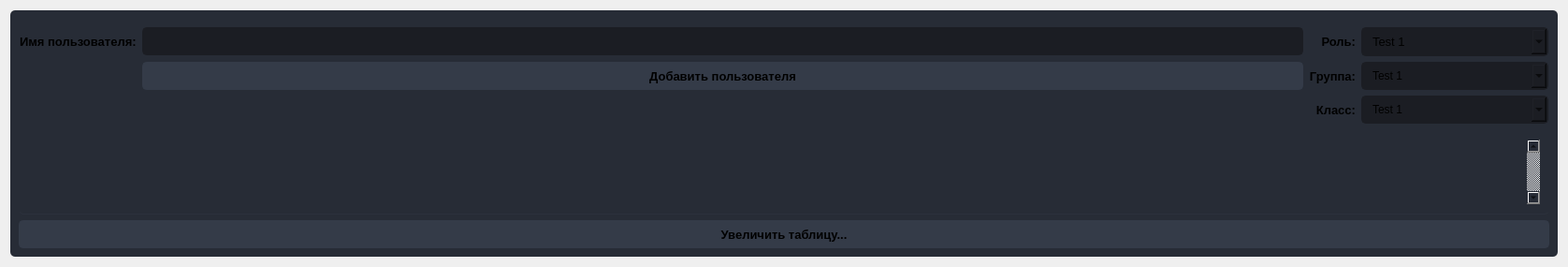
                  <widget class="QWidget" name="page_admin">
                   <layout class="QVBoxLayout" name="verticalLayout_8">
                    <item>
                     <widget class="QFrame" name="frame_4">
                      <property name="minimumSize">
                       <size>
                        <width>0</width>
                        <height>150</height>
                       </size>
                      </property>
                      <property name="styleSheet">
                       <string notr="true">background-color: rgb(39, 44, 54);
border-radius: 5px;</string>
                      </property>
                      <property name="frameShape">
                       <enum>QFrame::StyledPanel</enum>
                      </property>
                      <property name="frameShadow">
                       <enum>QFrame::Raised</enum>
                      </property>
                      <layout class="QVBoxLayout" name="verticalLayout_13">
                       <item>
                        <widget class="QFrame" name="grid_5">
                         <layout class="QGridLayout" name="gridLayout_5">
                          <property name="leftMargin">
                           <number>1</number>
                          </property>
                          <property name="rightMargin">
                           <number>1</number>
                          </property>
                          <property name="bottomMargin">
                           <number>1</number>
                          </property>
                          <property name="spacing">
                           <number>6</number>
                          </property>
                          <item row="2" column="2">
                           <widget class="QLineEdit" name="edit_users_name">
                            <property name="minimumSize">
                             <size>
                              <width>0</width>
                              <height>30</height>
                             </size>
                            </property>
                            <property name="sizeIncrement">
                             <size>
                              <width>0</width>
                              <height>0</height>
                             </size>
                            </property>
                            <property name="baseSize">
                             <size>
                              <width>0</width>
                              <height>0</height>
                             </size>
                            </property>
                            <property name="font">
                             <font>
                              <family>Segoe UI</family>
                              <pointsize>10</pointsize>
                             </font>
                            </property>
                            <property name="styleSheet">
                             <string notr="true">QLineEdit {
	background-color: rgb(27, 29, 35);
	border-radius: 5px;
	border: 2px solid rgb(27, 29, 35);
	padding-left: 10px;
}
QLineEdit:hover {
	border: 2px solid rgb(64, 71, 88);
}
QLineEdit:focus {
	border: 2px solid rgb(91, 101, 124);
}</string>
                            </property>
                            <property name="readOnly">
                             <bool>false</bool>
                            </property>
                            <property name="placeholderText">
                             <string/>
                            </property>
                           </widget>
                          </item>
                          <item row="2" column="1">
                           <widget class="QLabel" name="label_users_name">
                            <property name="font">
                             <font>
                              <family>Segoe UI</family>
                              <pointsize>10</pointsize>
                              <weight>75</weight>
                              <bold>true</bold>
                             </font>
                            </property>
                            <property name="styleSheet">
                             <string notr="true">background: transparent;
</string>
                            </property>
                            <property name="text">
                             <string>Имя пользователя:</string>
                            </property>
                            <property name="alignment">
                             <set>Qt::AlignLeading|Qt::AlignLeft|Qt::AlignVCenter</set>
                            </property>
                           </widget>
                          </item>
                          <item row="5" column="3">
                           <widget class="QLabel" name="label_users_group">
                            <property name="font">
                             <font>
                              <family>Segoe UI</family>
                              <pointsize>10</pointsize>
                              <weight>75</weight>
                              <bold>true</bold>
                             </font>
                            </property>
                            <property name="styleSheet">
                             <string notr="true"/>
                            </property>
                            <property name="text">
                             <string>Группа:</string>
                            </property>
                            <property name="alignment">
                             <set>Qt::AlignRight|Qt::AlignTrailing|Qt::AlignVCenter</set>
                            </property>
                           </widget>
                          </item>
                          <item row="2" column="3">
                           <widget class="QLabel" name="label_users_role">
                            <property name="font">
                             <font>
                              <family>Segoe UI</family>
                              <pointsize>10</pointsize>
                              <weight>75</weight>
                              <bold>true</bold>
                             </font>
                            </property>
                            <property name="styleSheet">
                             <string notr="true"/>
                            </property>
                            <property name="text">
                             <string>Роль:</string>
                            </property>
                            <property name="alignment">
                             <set>Qt::AlignRight|Qt::AlignTrailing|Qt::AlignVCenter</set>
                            </property>
                           </widget>
                          </item>
                          <item row="5" column="4">
                           <widget class="QComboBox" name="combo_users_group">
                            <property name="font">
                             <font>
                              <family>Segoe UI</family>
                              <pointsize>9</pointsize>
                             </font>
                            </property>
                            <property name="autoFillBackground">
                             <bool>false</bool>
                            </property>
                            <property name="styleSheet">
                             <string notr="true">QComboBox{
	background-color: rgb(27, 29, 35);
	border-radius: 5px;
	border: 2px solid rgb(27, 29, 35);
	padding: 5px;
	padding-left: 10px;
}
QComboBox:hover{
	border: 2px solid rgb(64, 71, 88);
}
QComboBox QAbstractItemView {
	color: rgb(85, 170, 255);	
	background-color: rgb(27, 29, 35);
	padding: 10px;
	selection-background-color: rgb(39, 44, 54);
}</string>
                            </property>
                            <property name="iconSize">
                             <size>
                              <width>16</width>
                              <height>16</height>
                             </size>
                            </property>
                            <property name="frame">
                             <bool>true</bool>
                            </property>
                            <item>
                             <property name="text">
                              <string>Test 1</string>
                             </property>
                            </item>
                            <item>
                             <property name="text">
                              <string>Test 2</string>
                             </property>
                            </item>
                            <item>
                             <property name="text">
                              <string>Test 3</string>
                             </property>
                            </item>
                           </widget>
                          </item>
                          <item row="2" column="4">
                           <widget class="QComboBox" name="combo_users_role">
                            <property name="minimumSize">
                             <size>
                              <width>200</width>
                              <height>0</height>
                             </size>
                            </property>
                            <property name="font">
                             <font>
                              <family>Segoe UI</family>
                              <pointsize>10</pointsize>
                             </font>
                            </property>
                            <property name="autoFillBackground">
                             <bool>false</bool>
                            </property>
                            <property name="styleSheet">
                             <string notr="true">QComboBox{
	background-color: rgb(27, 29, 35);
	border-radius: 5px;
	border: 2px solid rgb(27, 29, 35);
	padding: 5px;
	padding-left: 10px;
}
QComboBox:hover{
	border: 2px solid rgb(64, 71, 88);
}
QComboBox QAbstractItemView {
	color: rgb(85, 170, 255);	
	background-color: rgb(27, 29, 35);
	padding: 10px;
	selection-background-color: rgb(39, 44, 54);
}</string>
                            </property>
                            <property name="iconSize">
                             <size>
                              <width>16</width>
                              <height>16</height>
                             </size>
                            </property>
                            <property name="frame">
                             <bool>true</bool>
                            </property>
                            <item>
                             <property name="text">
                              <string>Test 1</string>
                             </property>
                            </item>
                            <item>
                             <property name="text">
                              <string>Test 2</string>
                             </property>
                            </item>
                            <item>
                             <property name="text">
                              <string>Test 3</string>
                             </property>
                            </item>
                           </widget>
                          </item>
                          <item row="6" column="4">
                           <widget class="QComboBox" name="combo_users_class">
                            <property name="font">
                             <font>
                              <family>Segoe UI</family>
                              <pointsize>9</pointsize>
                             </font>
                            </property>
                            <property name="autoFillBackground">
                             <bool>false</bool>
                            </property>
                            <property name="styleSheet">
                             <string notr="true">QComboBox{
	background-color: rgb(27, 29, 35);
	border-radius: 5px;
	border: 2px solid rgb(27, 29, 35);
	padding: 5px;
	padding-left: 10px;
}
QComboBox:hover{
	border: 2px solid rgb(64, 71, 88);
}
QComboBox QAbstractItemView {
	color: rgb(85, 170, 255);	
	background-color: rgb(27, 29, 35);
	padding: 10px;
	selection-background-color: rgb(39, 44, 54);
}</string>
                            </property>
                            <property name="iconSize">
                             <size>
                              <width>16</width>
                              <height>16</height>
                             </size>
                            </property>
                            <property name="frame">
                             <bool>true</bool>
                            </property>
                            <item>
                             <property name="text">
                              <string>Test 1</string>
                             </property>
                            </item>
                            <item>
                             <property name="text">
                              <string>Test 2</string>
                             </property>
                            </item>
                            <item>
                             <property name="text">
                              <string>Test 3</string>
                             </property>
                            </item>
                           </widget>
                          </item>
                          <item row="6" column="3">
                           <widget class="QLabel" name="label_users_class">
                            <property name="font">
                             <font>
                              <family>Segoe UI</family>
                              <pointsize>10</pointsize>
                              <weight>75</weight>
                              <bold>true</bold>
                             </font>
                            </property>
                            <property name="styleSheet">
                             <string notr="true">background: transparent;
</string>
                            </property>
                            <property name="text">
                             <string>Класс:</string>
                            </property>
                            <property name="alignment">
                             <set>Qt::AlignRight|Qt::AlignTrailing|Qt::AlignVCenter</set>
                            </property>
                           </widget>
                          </item>
                          <item row="5" column="2">
                           <widget class="QPushButton" name="btn_users_addUser">
                            <property name="minimumSize">
                             <size>
                              <width>150</width>
                              <height>30</height>
                             </size>
                            </property>
                            <property name="font">
                             <font>
                              <family>Segoe UI</family>
                              <pointsize>10</pointsize>
                              <weight>75</weight>
                              <bold>true</bold>
                             </font>
                            </property>
                            <property name="styleSheet">
                             <string notr="true">QPushButton {
	border: 2px solid rgb(52, 59, 72);
	border-radius: 5px;	
	background-color: rgb(52, 59, 72);
}
QPushButton:hover {
	background-color: rgb(57, 65, 80);
	border: 2px solid rgb(61, 70, 86);
}
QPushButton:pressed {	
	background-color: rgb(35, 40, 49);
	border: 2px solid rgb(43, 50, 61);
}</string>
                            </property>
                            <property name="text">
                             <string>Добавить пользователя</string>
                            </property>
                           </widget>
                          </item>
                          <item row="6" column="2">
                           <widget class="QLabel" name="label_users_err">
                            <property name="font">
                             <font>
                              <family>Segoe UI</family>
                              <pointsize>10</pointsize>
                              <weight>75</weight>
                              <bold>true</bold>
                             </font>
                            </property>
                            <property name="styleSheet">
                             <string notr="true">background: transparent;
</string>
                            </property>
                            <property name="text">
                             <string/>
                            </property>
                            <property name="alignment">
                             <set>Qt::AlignLeading|Qt::AlignLeft|Qt::AlignVCenter</set>
                            </property>
                           </widget>
                          </item>
                         </layout>
                        </widget>
                       </item>
                       <item>
                        <widget class="QTableWidget" name="tableWidget">
                         <property name="sizePolicy">
                          <sizepolicy hsizetype="Expanding" vsizetype="Expanding">
                           <horstretch>0</horstretch>
                           <verstretch>0</verstretch>
                          </sizepolicy>
                         </property>
                         <property name="palette">
                          <palette>
                           <active>
                            <colorrole role="WindowText">
                             <brush brushstyle="SolidPattern">
                              <color alpha="255">
                               <red>210</red>
                               <green>210</green>
                               <blue>210</blue>
                              </color>
                             </brush>
                            </colorrole>
                            <colorrole role="Button">
                             <brush brushstyle="SolidPattern">
                              <color alpha="255">
                               <red>39</red>
                               <green>44</green>
                               <blue>54</blue>
                              </color>
                             </brush>
                            </colorrole>
                            <colorrole role="Text">
                             <brush brushstyle="SolidPattern">
                              <color alpha="255">
                               <red>210</red>
                               <green>210</green>
                               <blue>210</blue>
                              </color>
                             </brush>
                            </colorrole>
                            <colorrole role="ButtonText">
                             <brush brushstyle="SolidPattern">
                              <color alpha="255">
                               <red>210</red>
                               <green>210</green>
                               <blue>210</blue>
                              </color>
                             </brush>
                            </colorrole>
                            <colorrole role="Base">
                             <brush brushstyle="SolidPattern">
                              <color alpha="255">
                               <red>39</red>
                               <green>44</green>
                               <blue>54</blue>
                              </color>
                             </brush>
                            </colorrole>
                            <colorrole role="Window">
                             <brush brushstyle="SolidPattern">
                              <color alpha="255">
                               <red>39</red>
                               <green>44</green>
                               <blue>54</blue>
                              </color>
                             </brush>
                            </colorrole>
                            <colorrole role="PlaceholderText">
                             <brush brushstyle="NoBrush">
                              <color alpha="128">
                               <red>210</red>
                               <green>210</green>
                               <blue>210</blue>
                              </color>
                             </brush>
                            </colorrole>
                           </active>
                           <inactive>
                            <colorrole role="WindowText">
                             <brush brushstyle="SolidPattern">
                              <color alpha="255">
                               <red>210</red>
                               <green>210</green>
                               <blue>210</blue>
                              </color>
                             </brush>
                            </colorrole>
                            <colorrole role="Button">
                             <brush brushstyle="SolidPattern">
                              <color alpha="255">
                               <red>39</red>
                               <green>44</green>
                               <blue>54</blue>
                              </color>
                             </brush>
                            </colorrole>
                            <colorrole role="Text">
                             <brush brushstyle="SolidPattern">
                              <color alpha="255">
                               <red>210</red>
                               <green>210</green>
                               <blue>210</blue>
                              </color>
                             </brush>
                            </colorrole>
                            <colorrole role="ButtonText">
                             <brush brushstyle="SolidPattern">
                              <color alpha="255">
                               <red>210</red>
                               <green>210</green>
                               <blue>210</blue>
                              </color>
                             </brush>
                            </colorrole>
                            <colorrole role="Base">
                             <brush brushstyle="SolidPattern">
                              <color alpha="255">
                               <red>39</red>
                               <green>44</green>
                               <blue>54</blue>
                              </color>
                             </brush>
                            </colorrole>
                            <colorrole role="Window">
                             <brush brushstyle="SolidPattern">
                              <color alpha="255">
                               <red>39</red>
                               <green>44</green>
                               <blue>54</blue>
                              </color>
                             </brush>
                            </colorrole>
                            <colorrole role="PlaceholderText">
                             <brush brushstyle="NoBrush">
                              <color alpha="128">
                               <red>210</red>
                               <green>210</green>
                               <blue>210</blue>
                              </color>
                             </brush>
                            </colorrole>
                           </inactive>
                           <disabled>
                            <colorrole role="WindowText">
                             <brush brushstyle="SolidPattern">
                              <color alpha="255">
                               <red>210</red>
                               <green>210</green>
                               <blue>210</blue>
                              </color>
                             </brush>
                            </colorrole>
                            <colorrole role="Button">
                             <brush brushstyle="SolidPattern">
                              <color alpha="255">
                               <red>39</red>
                               <green>44</green>
                               <blue>54</blue>
                              </color>
                             </brush>
                            </colorrole>
                            <colorrole role="Text">
                             <brush brushstyle="SolidPattern">
                              <color alpha="255">
                               <red>210</red>
                               <green>210</green>
                               <blue>210</blue>
                              </color>
                             </brush>
                            </colorrole>
                            <colorrole role="ButtonText">
                             <brush brushstyle="SolidPattern">
                              <color alpha="255">
                               <red>210</red>
                               <green>210</green>
                               <blue>210</blue>
                              </color>
                             </brush>
                            </colorrole>
                            <colorrole role="Base">
                             <brush brushstyle="SolidPattern">
                              <color alpha="255">
                               <red>39</red>
                               <green>44</green>
                               <blue>54</blue>
                              </color>
                             </brush>
                            </colorrole>
                            <colorrole role="Window">
                             <brush brushstyle="SolidPattern">
                              <color alpha="255">
                               <red>39</red>
                               <green>44</green>
                               <blue>54</blue>
                              </color>
                             </brush>
                            </colorrole>
                            <colorrole role="PlaceholderText">
                             <brush brushstyle="NoBrush">
                              <color alpha="128">
                               <red>210</red>
                               <green>210</green>
                               <blue>210</blue>
                              </color>
                             </brush>
                            </colorrole>
                           </disabled>
                          </palette>
                         </property>
                         <property name="focusPolicy">
                          <enum>Qt::NoFocus</enum>
                         </property>
                         <property name="styleSheet">
                          <string notr="true">QTableWidget {	
	background-color: rgb(39, 44, 54);
	padding: 10px;
	border-radius: 5px;
	gridline-color: rgb(44, 49, 60);
	border-bottom: 1px solid rgb(44, 49, 60);
}
QTableWidget::item{
	border-color: rgb(44, 49, 60);
	padding-left: 5px;
	padding-right: 5px;
	gridline-color: rgb(44, 49, 60);
}
QTableWidget::item:selected{
	background-color: rgb(85, 170, 255);
}
QScrollBar:horizontal {
    border: none;
    background: rgb(52, 59, 72);
    height: 14px;
    margin: 0px 21px 0 21px;
	border-radius: 0px;
}
 QScrollBar:vertical {
	border: none;
    background: rgb(52, 59, 72);
    width: 14px;
    margin: 21px 0 21px 0;
	border-radius: 0px;
 }
QHeaderView::section{
	Background-color: rgb(39, 44, 54);
	max-width: 30px;
	border: 1px solid rgb(44, 49, 60);
	border-style: none;
    border-bottom: 1px solid rgb(44, 49, 60);
    border-right: 1px solid rgb(44, 49, 60);
}
QTableWidget::horizontalHeader {	
	background-color: rgb(81, 255, 0);
}
QHeaderView::section:horizontal
{
    border: 1px solid rgb(32, 34, 42);
	background-color: rgb(27, 29, 35);
	padding: 3px;
	border-top-left-radius: 7px;
    border-top-right-radius: 7px;
}
QHeaderView::section:vertical
{
    border: 1px solid rgb(44, 49, 60);
}
</string>
                         </property>
                         <property name="frameShape">
                          <enum>QFrame::NoFrame</enum>
                         </property>
                         <property name="verticalScrollBarPolicy">
                          <enum>Qt::ScrollBarAlwaysOn</enum>
                         </property>
                         <property name="sizeAdjustPolicy">
                          <enum>QAbstractScrollArea::AdjustToContents</enum>
                         </property>
                         <property name="editTriggers">
                          <set>QAbstractItemView::NoEditTriggers</set>
                         </property>
                         <property name="alternatingRowColors">
                          <bool>false</bool>
                         </property>
                         <property name="selectionMode">
                          <enum>QAbstractItemView::NoSelection</enum>
                         </property>
                         <property name="selectionBehavior">
                          <enum>QAbstractItemView::SelectItems</enum>
                         </property>
                         <property name="verticalScrollMode">
                          <enum>QAbstractItemView::ScrollPerPixel</enum>
                         </property>
                         <property name="horizontalScrollMode">
                          <enum>QAbstractItemView::ScrollPerPixel</enum>
                         </property>
                         <property name="showGrid">
                          <bool>true</bool>
                         </property>
                         <property name="gridStyle">
                          <enum>Qt::SolidLine</enum>
                         </property>
                         <property name="sortingEnabled">
                          <bool>true</bool>
                         </property>
                         <property name="rowCount">
                          <number>0</number>
                         </property>
                         <property name="columnCount">
                          <number>8</number>
                         </property>
                         <attribute name="horizontalHeaderVisible">
                          <bool>false</bool>
                         </attribute>
                         <attribute name="horizontalHeaderCascadingSectionResizes">
                          <bool>false</bool>
                         </attribute>
                         <attribute name="horizontalHeaderDefaultSectionSize">
                          <number>200</number>
                         </attribute>
                         <attribute name="horizontalHeaderHighlightSections">
                          <bool>false</bool>
                         </attribute>
                         <attribute name="horizontalHeaderStretchLastSection">
                          <bool>false</bool>
                         </attribute>
                         <attribute name="verticalHeaderVisible">
                          <bool>false</bool>
                         </attribute>
                         <attribute name="verticalHeaderCascadingSectionResizes">
                          <bool>false</bool>
                         </attribute>
                         <attribute name="verticalHeaderHighlightSections">
                          <bool>false</bool>
                         </attribute>
                         <attribute name="verticalHeaderStretchLastSection">
                          <bool>false</bool>
                         </attribute>
                         <column>
                          <property name="text">
                           <string>Id</string>
                          </property>
                         </column>
                         <column>
                          <property name="text">
                           <string>Имя</string>
                          </property>
                         </column>
                         <column>
                          <property name="text">
                           <string>Фамилия</string>
                          </property>
                         </column>
                         <column>
                          <property name="text">
                           <string>Логин</string>
                          </property>
                         </column>
                         <column>
                          <property name="text">
                           <string>Пароль</string>
                          </property>
                         </column>
                         <column>
                          <property name="text">
                           <string>Роль</string>
                          </property>
                         </column>
                         <column>
                          <property name="text">
                           <string>Группа</string>
                          </property>
                         </column>
                         <column>
                          <property name="text">
                           <string>Дисциплина</string>
                          </property>
                         </column>
                        </widget>
                       </item>
                       <item>
                        <widget class="QPushButton" name="btn_users_showTable">
                         <property name="minimumSize">
                          <size>
                           <width>150</width>
                           <height>30</height>
                          </size>
                         </property>
                         <property name="font">
                          <font>
                           <family>Segoe UI</family>
                           <pointsize>10</pointsize>
                           <weight>75</weight>
                           <bold>true</bold>
                          </font>
                         </property>
                         <property name="styleSheet">
                          <string notr="true">QPushButton {
	border: 2px solid rgb(52, 59, 72);
	border-radius: 5px;	
	background-color: rgb(52, 59, 72);
}
QPushButton:hover {
	background-color: rgb(57, 65, 80);
	border: 2px solid rgb(61, 70, 86);
}
QPushButton:pressed {	
	background-color: rgb(35, 40, 49);
	border: 2px solid rgb(43, 50, 61);
}</string>
                         </property>
                         <property name="text">
                          <string>Увеличить таблицу...</string>
                         </property>
                        </widget>
                       </item>
                      </layout>
                     </widget>
                    </item>
                   </layout>
                  </widget>
